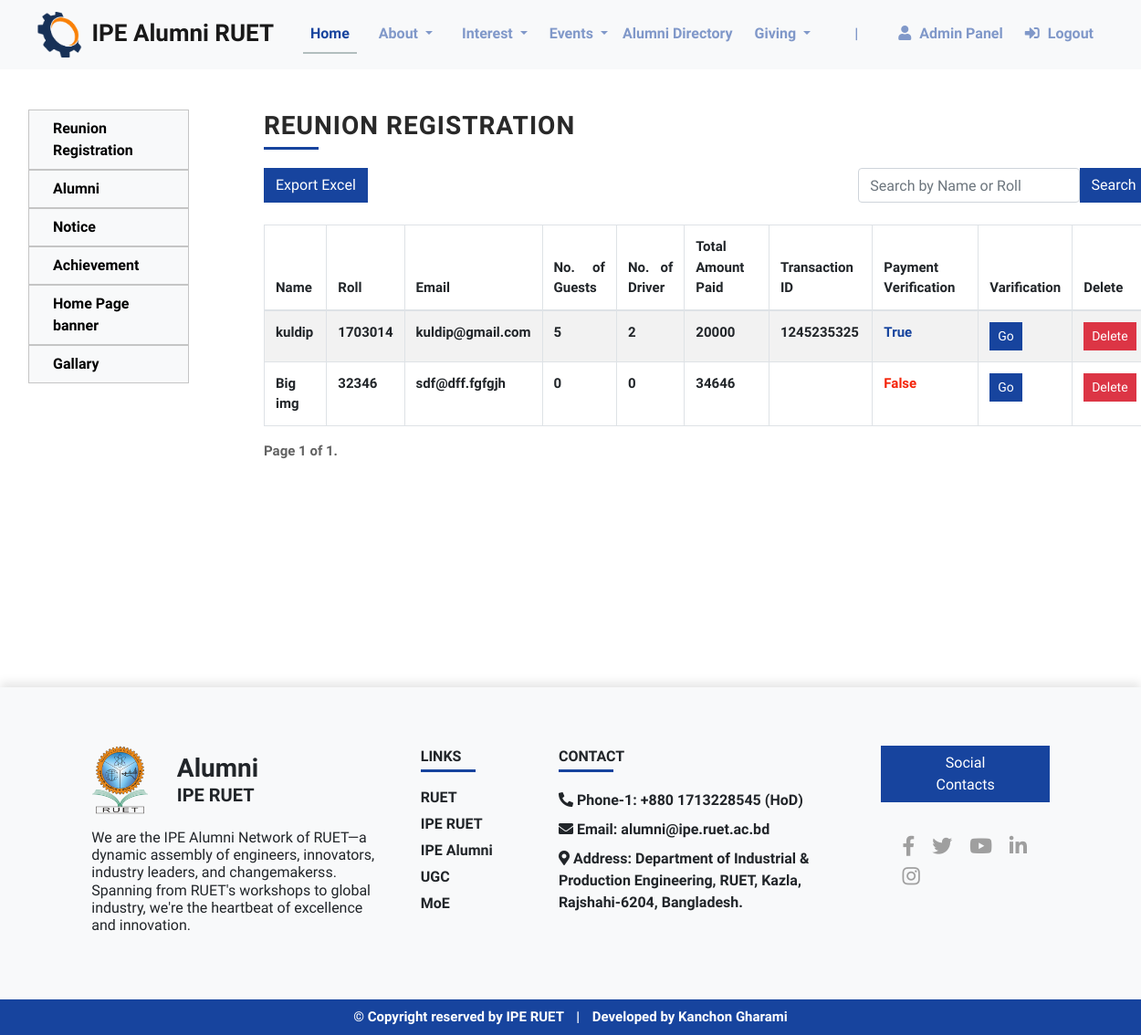
/admin_dashboard/ (signed in), run on the app's committed database.
### app/models.py (models this page shows, shortened)
class ReunionRegistration(models.Model):
    phone_regex = RegexValidator(
        regex=r'^\+?([0-9]{1,3})?[-. ]?([0-9]{1,4})[-. ]?([0-9]{1,4})[-. ]?([0-9]{1,9})$',
        message="Enter a valid international phone number."
    )
    name = models.CharField(max_length=255, null=False, blank=False)
    email = models.EmailField(_('email address'), unique=True, blank=False, null=False)
    roll_number = models.IntegerField(
        null=False, blank=False, unique=True,
        validators=[MinValueValidator(0), MaxValueValidator(9999999)]
    )
    number_of_guests = models.IntegerField(
        null=True, blank=True, default=0,
        validators=[MinValueValidator(0), MaxValueValidator(9)]
    )
    driver = models.IntegerField(
        null=True, blank=True, default=0,
        validators=[MinValueValidator(0), MaxValueValidator(3)]
    )
    total_amount_paid = models.IntegerField(null=False, blank=False)
    upload_payment_slip = models.ImageField(upload_to='payment_slips/', null=True, blank=True)
    is_payment_varified = models.BooleanField(default=False)
    transaction_id = models.CharField(max_length=100, null=True, blank=True)
    phone_no = models.CharField(
        validators=[phone_regex],
        max_length=18,
        null=True, blank=True
    )

### app/decorators.py (the view)
    def _wrapped_view(request, *args, **kwargs):
        if request.user.is_authenticated:
            if request.user.is_admin:
                return view_func(request, *args, **kwargs)
            else:
                return HttpResponseForbidden("You don't have permission to access this page.")
        else:
            return HttpResponseForbidden("You are not authenticated.")

### app/views.py (called while the page is built, shortened)
@user_is_admin
def admin_dashboard(request):
    search_query = request.GET.get('search', '')
    if search_query:
        reunion_registrations = ReunionRegistration.objects.filter(
            Q(name__icontains=search_query) |
            Q(roll_number__icontains=search_query)
        )
    else:
        reunion_registrations = ReunionRegistration.objects.all()
    paginator = Paginator(reunion_registrations, 10) # Show 10 entries per page
    page_number = request.GET.get('page')
    page_obj = paginator.get_page(page_number)
    context = {
        'page_obj': page_obj,
        'search_query': search_query,
    }
    return render(request, 'admin_dashboard.html', context)

### templates/admin_dashboard.html (shortened to what this page needs)
<!DOCTYPE html>
{% extends 'base.html' %}
{% load static %}
{% block content %}
<div class="container-fluid my-5">
    <div class="row m-0">
      <nav id="sidebarNav" class="col-md-3 col-lg-2 d-md-block sidebar collapse position-fixed custom-sidebar p-0 px-3">
        {% include "admin_sidepannel.html" %}
      </nav>
      <div class="col-md-9 ms-sm-auto col-lg-10 px-md-4 sidebar_show_content">
        <div id="reunion_registration">
            <p class="my_title mb-4">
                <span class="underline_span_left">Reunion Registration</span>
            </p>
            <form method="get" class="mt-4">
              <div class="form-group row m-0 my-3">
                <a href="{% url 'app:export_excel' %}" class="btn btn-primary btn-blue my-2">Export Excel</a>
                <input type="text" class="form-control col-xl-3 ml-auto my-2" name="search" value="{{ search_query }}" placeholder="Search by Name or Roll">
                <button type="submit" class="btn btn-primary btn-blue" style="height: 38px; margin-top: 8px;">Search</button>
              </div>
            </form>
            <div class="table-responsive">
              <table class="table table-bordered table-striped">
                  <thead>
                      <tr>
                          <th>Name</th>
                          <th>Roll</th>
                          <th>Email</th>
                          <th>No. of Guests</th>
                          <th>No. of Driver</th>
                          <th>Total Amount Paid</th>
                          <th>Transaction ID</th>
                          <th>Payment Verification</th>
                          <th>Varification</th>
                          <th>Delete</th>
                      </tr>
                  </thead>
                  <tbody>
                      {% for obj in page_obj %}
                      <tr>
                          <td>{{ obj.name }}</td>
                          <td>{{ obj.roll_number }}</td>
                          <td>{{ obj.email }}</td>
                          <td>{{ obj.number_of_guests }}</td>
                          <td>{{ obj.driver }}</td>
                          <td>{{ obj.total_amount_paid }}</td>
                          <td>{{ obj.transaction_id }}</td>
                          {% if obj.is_payment_varified %}
                          <td class="text-blue">{{ obj.is_payment_varified }}</td>
                          {% else %}
                          <td class="text-red">{{ obj.is_payment_varified }}</td>
                          {% endif %}
                          <td>
                              <button type="button" class="btn btn-sm btn-primary btn-blue" data-toggle="modal" data-target="#detailModal{{ obj.id }}">Go</button>
                          </td>
                          <td>
                            <form method="post" action="{% url 'app:admin_dashboard' %}">
                              <input type="submit" class="btn btn-sm btn-danger" value="Delete" onclick="return confirm('Are you sure you want to delete this registration?')">
                            </form>
                          </td>
                      </tr>
                      {% endfor %}
                  </tbody>
              </table>
            </div>
            <div class="pagination">
                <span class="step-links">
                    <span class="current">
                        Page {{ page_obj.number }} of {{ page_obj.paginator.num_pages }}.
                    </span>
                </span>
            </div>
        </div>
        <div style="height: 80px;"></div>
      </div>
    </div>
</div>
{% endblock %}

### static/style.css (style rules this page uses)
body { font-family: 'Quicksand'; font-weight: 600; }
a { text-decoration: none !important; }
.my_title { font-family: "Raleway"; font-weight: 800; text-transform: uppercase; line-height: 1; letter-spacing: 1px; color: #292929; font-size: 28px; }
.text-red { color: rgb(244, 36, 9); }
.underline_span_left { position: relative; display: inline-block; }
.underline_span_left::after { content: ""; position: absolute; bottom: -12px; left: 30px; width: 60px; height: 3px; background-color: #17449e; transform: translateX(-50%); }
.text-blue { color: #17449e; }
.btn { border-radius: 0px; }
.btn-blue { color: #fff; background-color: #17449e; border-color: #17449e; }
.custom-sidebar { top: 120px; height: calc(100% - 120px); overflow-y: auto; width: 250px; z-index: 999; }
.sidebar_show_content { margin-left: 0; text-align: justify; font-size: 15px; color: #626262; }
@media (min-width: 768px) { .sidebar_show_content { margin-left: 250px; } }

### data on the page
ReunionRegistration: name "kuldip", roll_number "1703014", email "kuldip@gmail.com", number_of_guests "5", driver "2", total_amount_paid "20000", transaction_id "1245235325", is_payment_varified "True"
ReunionRegistration: name "Big img", roll_number "32346", email "sdf@dff.fgfgjh", number_of_guests "0", driver "0", total_amount_paid "34646", is_payment_varified "False"

### other printed values
{{ page_obj.number }} "1"
{{ page_obj.paginator.num_pages }} "1"
